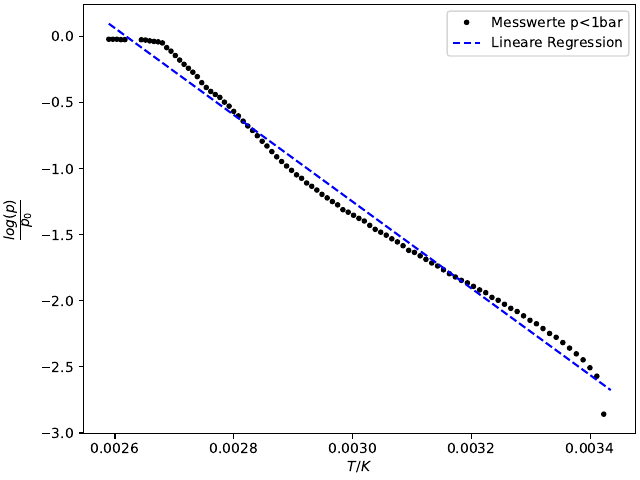

Recreate this plot in Python.
import numpy as np
import matplotlib.pyplot as plt

a,b=np.genfromtxt("data1.txt",unpack=True)
x=1/(a+273.15)
y=np.log(b/0.993)



params, covariance_matrix = np.polyfit(x, y, deg=1, cov=True)
errors = np.sqrt(np.diag(covariance_matrix))

x_plot = np.linspace(1/386.15,1/291.15)

fig, ax = plt.subplots(1, 1, layout="constrained")

ax.plot(x, y, ".k", label="Messwerte p<1bar")
ax.plot(
    x_plot,
    params[0] * x_plot + params[1],
    "--b",
    label="Lineare Regression",
    linewidth=1.5,
)
ax.set(
    xlabel=r"$\dfrac{1}{T}/\dfrac{1}{K}$",
    ylabel=r"$\dfrac{log(p)}{p_0}$",
)
print(params[0])
print(params[1])
for name, value, error in zip("ab", params, errors):
    print(f"{name} = {value:.3f} ± {error:.3f}")
ax.legend();
fig.savefig("plot.pdf")